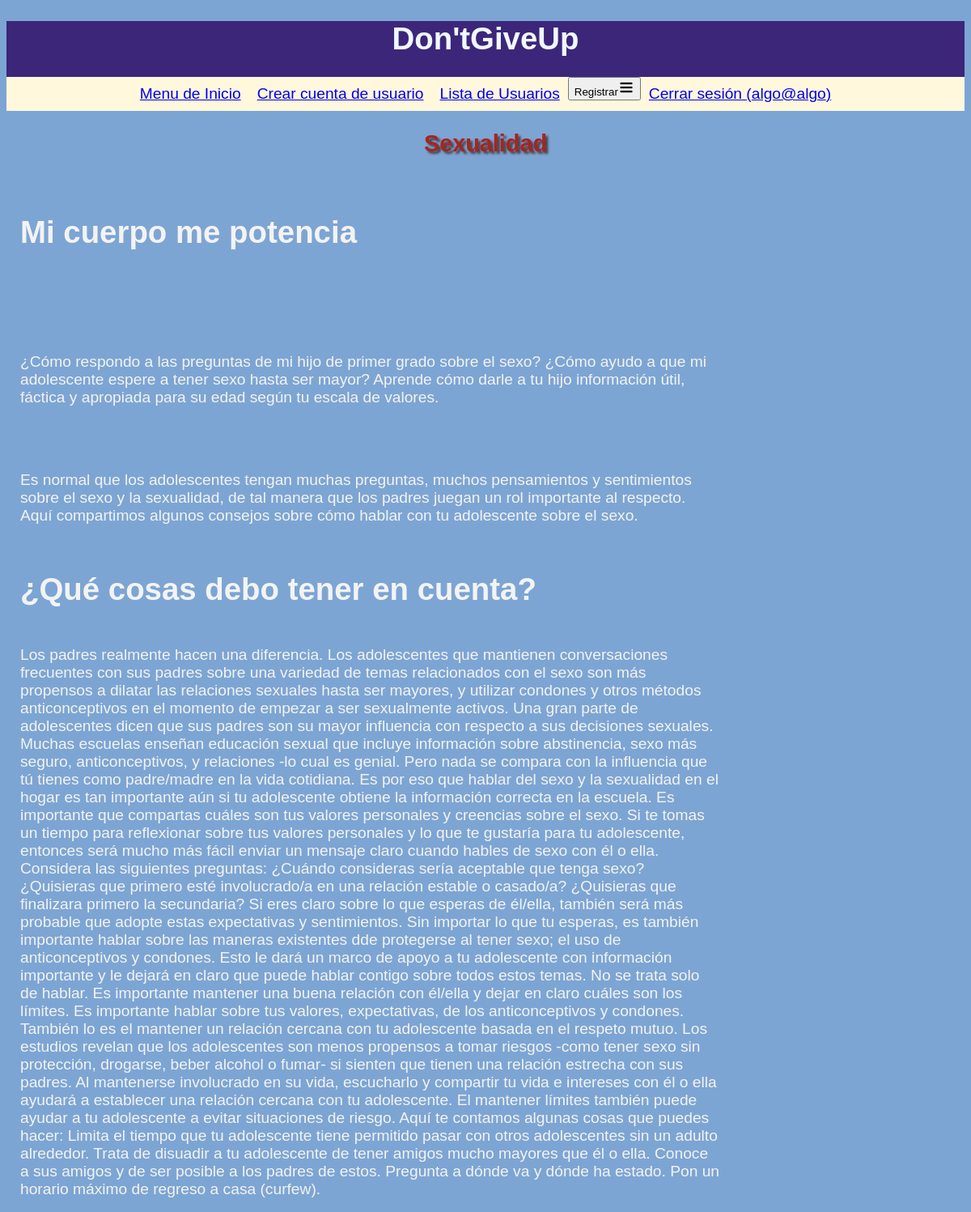
The page /Sexualidad.php (signed in) on the database its author committed.
### tables this page shows
CREATE TABLE `sexualidad` (
  `id` int(11) NOT NULL,
  `titulo` varchar(500) NOT NULL,
  `contenido` text NOT NULL
);

### Sexualidad.php (the view, shortened to what this page needs)
<?php
include 'config.php';
$db = new PDO("mysql:host=$direccion;dbname=$bd;charset=utf8mb4", $usuario, $pass);
$stmt=$db ->query("SELECT * FROM sexualidad");
$guia =$stmt->fetchAll();
?>
<!DOCTYPE html>
<html lang="en">
<head>
    <link rel="stylesheet" href="style.css">
</head>
<body>
    <?php include 'cabecera.php' ?>
    <h2>Sexualidad</h2>
    <div id="tabla">
        <table>
            <tr>
                <th></th>
            </tr>
        <?php foreach($guia as $g) { ?>
        <tr>
            <td><h1><?php echo $g["titulo"] ?></h1><br>
                <?php echo $g["contenido"] ?></td>
            </tr>
        <?php } ?>
        </table>
    </div>
</body>
</html>

### style.css (style rules this page uses)
body { background-color: rgb(125, 165, 211); font-family: arial; font-size: 1.2em; }
h1 { text-align: center; }
h2 { color: rgb(165, 36, 36); text-shadow: 3px 3px 3px rgb(68, 61, 61); text-align: center; }
td { color: rgb(243, 243, 243); }
#tabla { width:900px; float: left; }
table { width: 100%; word-wrap: inherit; }
td { text-align: left; vertical-align: top; padding: 15px 15px 15px 15px; }
td, h1 { text-align: left; }

### rows shown on the page
sexualidad: titulo "Mi cuerpo me potencia"
sexualidad: contenido "¿Cómo respondo a las preguntas de mi hijo de primer grado sobre el sexo? ¿Cómo ayudo a que mi adolescente espere a tener sexo hasta ser mayor? Aprende cómo darle a tu hijo información útil, fáctica y apropiada para su edad según tu escala de valores."
sexualidad: contenido "Es normal que los adolescentes tengan muchas preguntas, muchos pensamientos y sentimientos sobre el sexo y la sexualidad, de tal manera que los padres juegan un rol importante al respecto. Aquí compartimos algunos consejos sobre cómo hablar con tu adolescente sobre el sexo."
sexualidad: titulo "¿Qué cosas debo tener en cuenta?", contenido "Los padres realmente hacen una diferencia. Los adolescentes que mantienen conversaciones frecuentes con sus padres sobre una variedad de temas relacionados con el sexo son más propensos a dilatar las relaciones sexuales hasta ser mayores, y utilizar condones y otros métodos anticonceptivos en el momento de empezar a ser sexualmente activos. Una gran parte de adolescentes dicen que sus padres son su mayor influencia con respecto a sus decisiones sexuales. Muchas escuelas enseñan educación sexual que incluye información sobre abstinencia, sexo más seguro, anticonceptivos, y relaciones -lo cual es genial. Pero nada se compara con la influencia que tú tienes como padre/madre en la vida…"

### other values the page prints
$_SESSION["correo"] "algo@algo"
